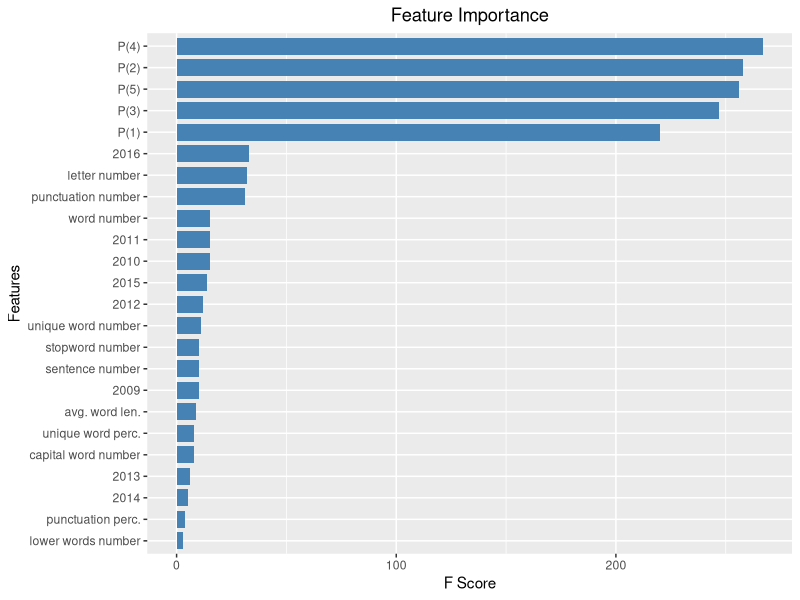
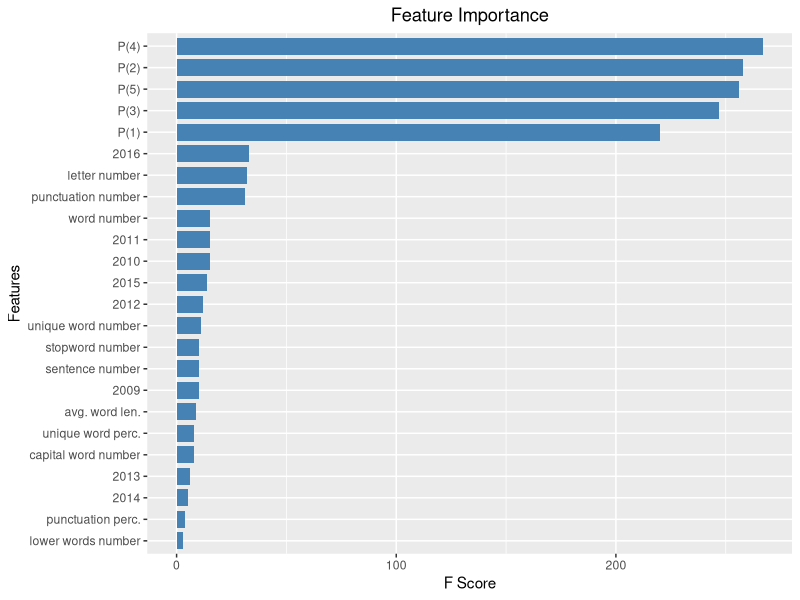

Recreate these plots in R, in order.
library(ggplot2)
name = c("P(4)","P(2)","P(5)","P(3)","P(1)","2016","letter number","punctuation number"
         ,"2010","2011","word number","2015","2012","unique word number",
         "2009","sentence number","stopword number","avg. word len.",
         "capital word number","unique word perc.","2013","2014","punctuation perc.",
         "lower words number")
score = c(267,258,256,247,220,33,32,31,15,15,15,14,12,11,10,10,10,9,8,8,6,5,4,3)
importance = data.frame(name,score)
importance$name = factor(importance$name,levels = importance$name[order(importance$score)])



ggplot(data=importance, aes(x=name, y=score))+
  geom_bar(stat="identity",width = 0.8,fill="steelblue")+ xlab("Features") +ylab("F Score")+ 
  coord_flip() +
  #geom_text(aes(label=score), position = position_stack(vjust = 1.1), size=3)
  ggtitle("Feature Importance")+theme(plot.title = element_text(hjust = 0.5))
  theme_gray()

ggsave("feature importance.png")              
       
